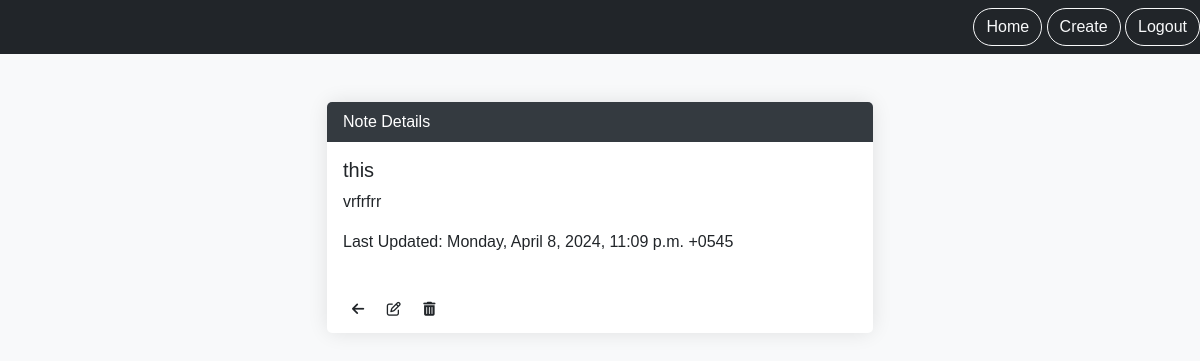
Before: /smart/notes/16 (signed in) with the older database file.
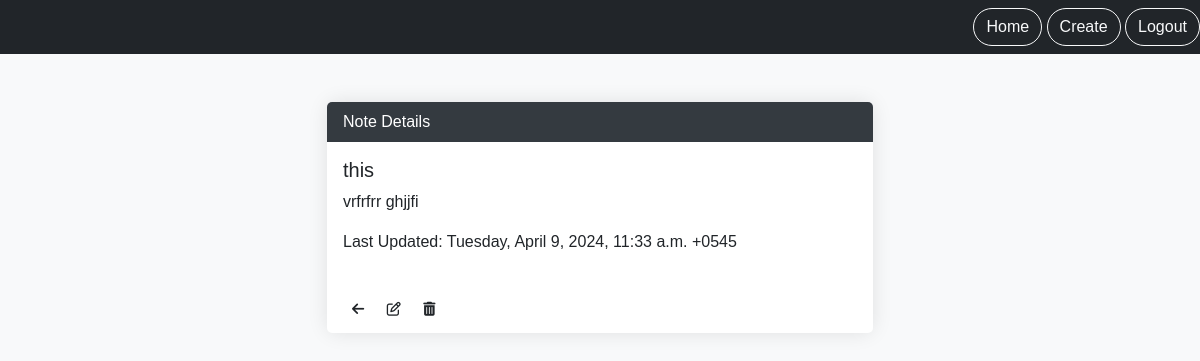
After: the same page with the newer database file.
### notes/models.py (models this page shows, shortened)
class Notes(models.Model):
    title = models.CharField(max_length=200)
    text = models.TextField()
    user = models.ForeignKey(User, on_delete=models.CASCADE, related_name='notes')
    created = models.DateTimeField(auto_now_add=True)
    updated = models.DateTimeField(auto_now=True)

### notes/views.py (the view)
# urls.py: path('notes/<int:pk>',views.NotesDetailView.as_view(),name="notes.detail"),
class NotesDetailView(LoginRequiredMixin,DetailView):
    model=Notes
    context_object_name="note"
    login_url= "/login"
    def get_queryset(self):
        return self.request.user.notes.all()

### notes/templates/notes/notes_detail.html
{% extends 'base.html' %}
{% load static %}
{% block content %}
<div class="row justify-content-center">
    <div class="col-md-6">
        <div class="card">
            <div class="card-header">Note Details</div>
            <div class="card-body">
                <h1 class="fs-5">{{note.title}}</h1>
                <p>{{note.text}}</p>
                <p>Last Updated: {{ note.updated|date:"l, F j, Y, P e" }}</p>
            </div>
            <div class="card-footer">
                <a href="{% url 'notes.list' %}" class="btn btn-sm btn -primary"><i class="fa-solid fa-arrow-left"></i></a>
                <a href="{% url 'notes.update' pk=note.id %}" class="btn btn-sm btn -warning"><i class="fa-regular fa-pen-to-square"></i></a>
                <a href="{% url 'notes.delete' pk=note.id %}" class="btn btn-sm btn -danger"><i class="fa-solid fa-trash-can"></i></a>
            </div>
        </div>
    </div>
</div>
{% endblock %}

Changed rows visible on the page:
changed Notes "this": text "vrfrfrr" → "vrfrfrr ghjjfi"; updated "Monday, April 8, 2024, 11:09 p.m. +0545" → "Tuesday, April 9, 2024, 11:33 a.m. +0545"
